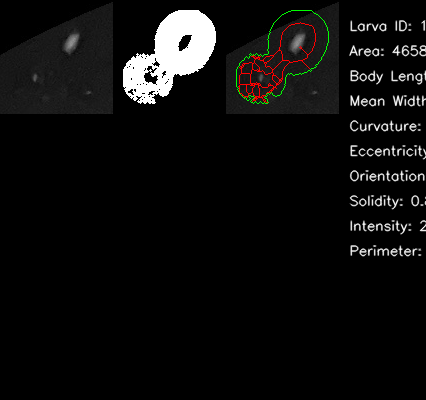
#> input picture test_no_morphometrics.png, 426 x 400 px; its folder holds only this picture in this run
$ python -i run_pipeline_binary_masks.py   (imports and definitions only)
#> lines starting #> are read from the running program, lines starting #| are printed output that depends on the picture; after the words box and inside, x2 and y2 are one past the last pixel; in counts of white or black regions, pixels touching at a corner belong together
#!/usr/bin/env python3
"""
Automated Larva Analysis Pipeline - Binary Masks Only
======================================================
Processes all date folders and images in the project directory.
Generates hierarchical output with segmentation masks, overlays,
morphometric reports, and saves clean binary larva masks.

Modified version: Saves ONLY clean binary masks in larvae_reports/
instead of visualization reports.
"""

import cv2
import numpy as np
import csv
from pathlib import Path
from datetime import datetime
from skimage.morphology import skeletonize
from skimage.measure import regionprops, label
from scipy.ndimage import distance_transform_edt
from scipy.spatial.distance import euclidean
import traceback

# ======================== CONFIGURATION ========================
ROOT_DIR = Path(__file__).parent
OUTPUT_ROOT = ROOT_DIR / 'analysis_full_binary_masks_only'
# [1 line not run here, left out]

# Processing Parameters
BLACKHAT_KERNEL_SIZE = 25
MIN_LARVA_AREA = 80
MAX_AREA_FRACTION = 0.05
SOLIDITY_THRESHOLD = 0.85
ELONGATION_THRESHOLD = 1.5
BLACKHAT_INTENSITY_THRESHOLD = 40

# Valid image extensions
IMAGE_EXTENSIONS = {'.jpg', '.jpeg', '.png', '.JPG', '.JPEG', '.PNG'}

# ======================== SEGMENTATION ========================

def segment_larvae(gray_img):
    """
    Segments larvae from grayscale image using blackhat morphology
    and connected components analysis.

    Args:
        gray_img: Grayscale input image (numpy array)

    Returns:
        tuple: (binary_mask, num_labels, labels_img, stats, centroids)
    """
    h, w = gray_img.shape
#> h = 400; w = 426

    # Background estimation and contrast enhancement
    kernel_bg = cv2.getStructuringElement(cv2.MORPH_ELLIPSE, (50, 50))
    bg_estimate = cv2.morphologyEx(gray_img, cv2.MORPH_DILATE, kernel_bg)
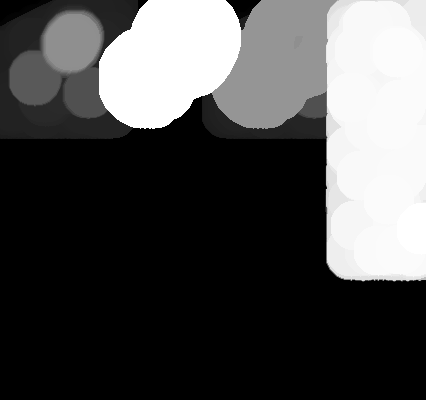
#> bg_estimate: shape (400, 426); min 0, max 255, mean 77
    diff = cv2.absdiff(bg_estimate, gray_img)
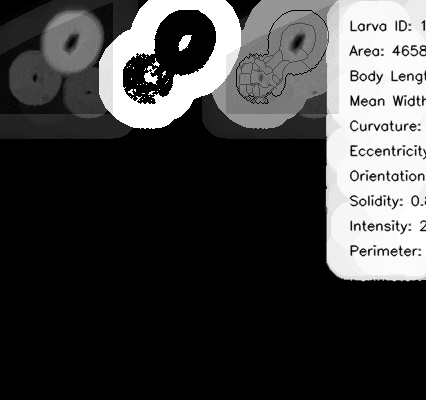
#> diff: shape (400, 426); min 0, max 255, mean 63.3

    # Blackhat transform for dark objects
    bh_kernel = cv2.getStructuringElement(
        cv2.MORPH_ELLIPSE,
        (BLACKHAT_KERNEL_SIZE, BLACKHAT_KERNEL_SIZE)
    )
    blackhat = cv2.morphologyEx(gray_img, cv2.MORPH_BLACKHAT, bh_kernel)
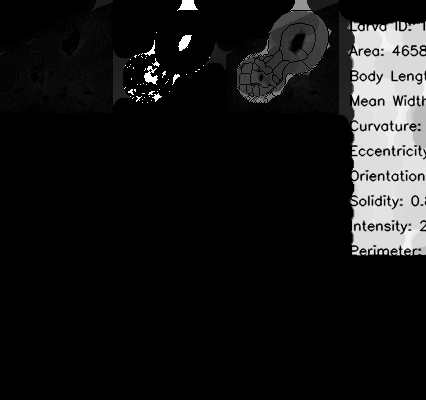
#> blackhat: shape (400, 426); min 0, max 255, mean 23.1

    # Combine features
    saliency = cv2.addWeighted(diff, 0.7, blackhat, 0.3, 0)
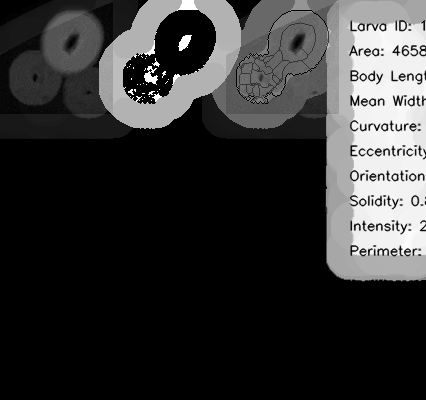
#> saliency: shape (400, 426); min 0, max 255, mean 51.2

    # Threshold
    _, thresh = cv2.threshold(saliency, 0, 255, cv2.THRESH_BINARY + cv2.THRESH_OTSU)
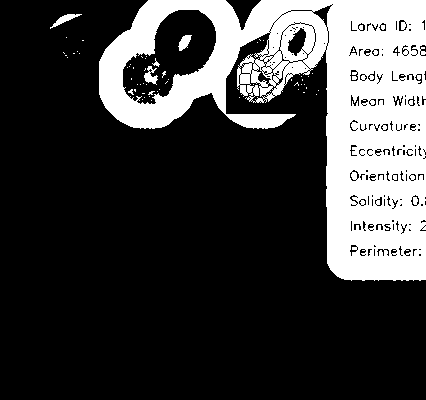
#> thresh: shape (400, 426); 24.3% white; 60 white regions (55 under 20 px), largest, box (x1, y1, x2, y2) and area: (99, 0, 426, 281) 40877, (50, 14, 82, 29) 146, (144, 66, 158, 85) 135, (178, 35, 192, 51) 130, (152, 58, 160, 67) 25

    # Morphological cleaning
    morph_kernel = cv2.getStructuringElement(cv2.MORPH_ELLIPSE, (3, 3))
    thresh = cv2.morphologyEx(thresh, cv2.MORPH_OPEN, morph_kernel)
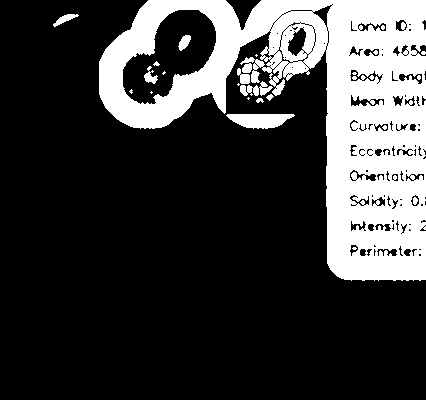
#> thresh: shape (400, 426); 23.8% white; 26 white regions (15 under 20 px), largest, box (x1, y1, x2, y2) and area: (99, 0, 426, 281) 38785, (226, 114, 295, 129) 740, (240, 81, 273, 96) 254

    # Connected components
    num_labels, labels_img, stats, centroids = cv2.connectedComponentsWithStats(
        thresh, connectivity=8
    )
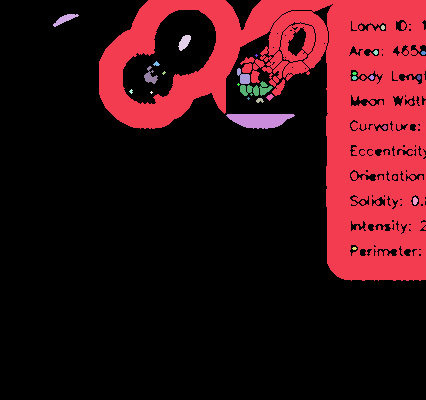
#> labels_img: shape (400, 426) int32; 27 distinct labels, from 0 to 26; one colour per label, 0 black
#> num_labels = 27; stats = 27 rows, first 6: [0, 0, 426, 400, 129834], [99, 0, 327, 281, 38785], [53, 14, 26, 13, 135], [381, 25, 4, 5, 16], [178, 35, 13, 16, 126], [373, 50, 5, 5, 17]; centroids = 27 pairs, first value 64.56 to 423, second value 18.74 to 248

    return thresh, num_labels, labels_img, stats, centroids, blackhat


# [387 lines left out: functions filter_larva_components, calculate_larva_morphometrics, create_overlay_visualization, create_larva_report_binary, process_date_folder, run_batch_pipeline, not called in this run]


# ======================== MAIN ========================

# [2 lines not run here, left out]

>>> import cv2
>>> picture = cv2.imread('../test_no_morphometrics.png', cv2.IMREAD_GRAYSCALE)
>>> result = segment_larvae(picture)
#> result = 6 items

$ run again, on test_visual_only.png
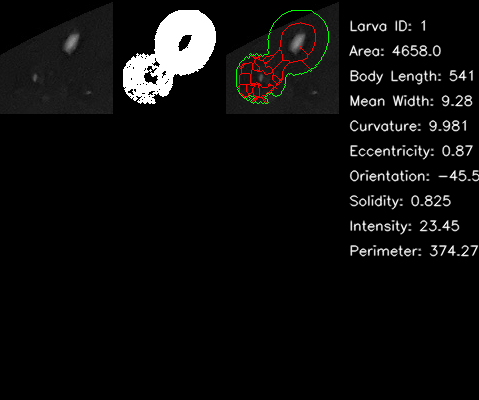
#> input picture test_visual_only.png, 479 x 400 px
#> in segment_larvae, `_, thresh = cv2.threshold(saliency, 0, 255, cv2.THRESH_BINARY + cv2.TH..`:
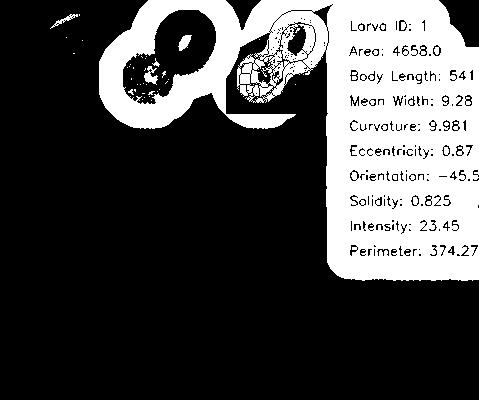
#> thresh: shape (400, 479); 28% white; 48 white regions (43 under 20 px), largest, box (x1, y1, x2, y2) and area: (99, 0, 479, 281) 53181, (144, 66, 158, 85) 135, (178, 35, 192, 51) 130, (50, 14, 78, 29) 90, (152, 58, 160, 67) 25
#> in segment_larvae, `num_labels, labels_img, stats, centroids = cv2.connectedComponentsWith..`:
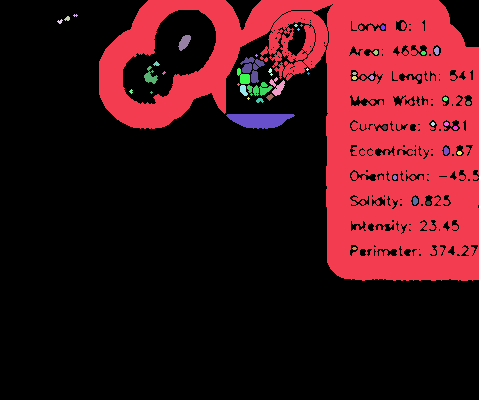
#> labels_img: shape (400, 479) int32; 48 distinct labels, from 0 to 47; one colour per label, 0 black
#> num_labels = 48; stats = 48 rows, first 6: [0, 0, 479, 400, 139070], [99, 0, 380, 281, 50184], [73, 14, 5, 3, 9], [64, 16, 6, 5, 20], [57, 19, 6, 5, 16], [294, 24, 4, 3, 8]; centroids = 48 pairs, first value 59.62 to 468, second value 15 to 248
#> result = 6 items
